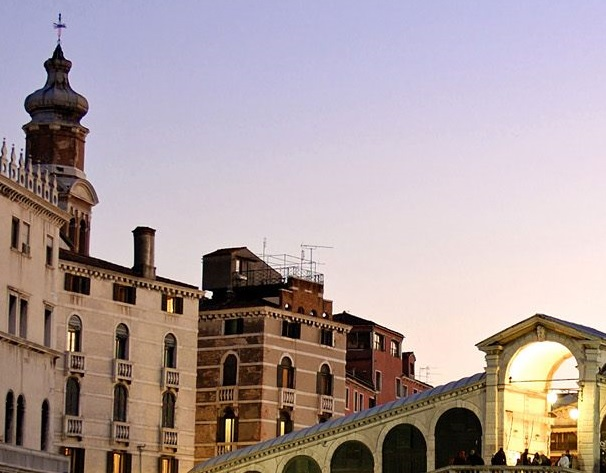
%> input picture MATLAB/venice.jpg, 606 x 473 px
$ octave runSift.m   (GNU Octave 9; MATLAB toolbox functions it lacks are replaced by stand-ins)
%> lines starting %> are read from the running program, lines starting %| are printed output that depends on the picture
### MATLAB/append_images.m
%
%  Developer : Prakriti Chintalapoodi - c.prakriti@gmail.com
%

function appended = append_images(mode, varargin)
    % Function to append images Left-Right or Top-Bottom
    %       mode = 'LR' or 'TB' for left-right or top-bottom concatenation
    % Rows (or cols) at the bottom (or right) of the smaller images are zero padded

    % Create a copy of input images before messing with them
    % (else would be pass by reference)
    images = cell(1,nargin); images = varargin;

    % dim_array corresponds to rows if 'LR' and cols if 'TB'
    dim_array = zeros(1,nargin-1);
    for n = 1:(nargin-1)
        if strcmp(mode,'LR')
            dim_array(n) = size(images{n},1);
        else
            dim_array(n) = size(images{n},2);
        end
    end
    max_dim = max(dim_array);
    appended = [];

    for n = 1:nargin-1
        switch mode
            case 'LR'  % Pad zeros at the bottom of smaller images
                if size(images{n},1) < max_dim
                    images{n}(max_dim,1) = 0;
                end
                appended = [appended   images{n}];
            case 'TB'  % Pad zeros at the right of smaller images
                if size(images{n},2) < max_dim
                    images{n}(1,max_dim) = 0;
                end
                appended = [appended ; images{n}];
        end
    end
end

### MATLAB/runSift.m
%
%  Developer : Prakriti Chintalapoodi - c.prakriti@gmail.com
%

% Code reference: SIFT Matlab tutorial by Gonzalo Vaca-Castano

source = imread('venice.jpg');
%> source is the input picture: size 473x606x3 uint8; mean R, G, B 172.2, 156.7, 157
input = imread('to_be_matched.jpg');
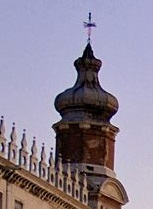
%> input picture MATLAB/to_be_matched.jpg, 153 x 209 px
%> input is the input picture: size 209x153x3 uint8; mean R, G, B 144.5, 135.5, 153.1

% Initial parameter settings
num_octaves = 4;
num_scales = 5;
antialias_sigma = 0.5;
initSigma = sqrt(2);
contrast_threshold = 0.03;
r_curvature = 10;

% Convert images to grayscale if RGB
if (size(source,3))
   source = rgb2gray(source);
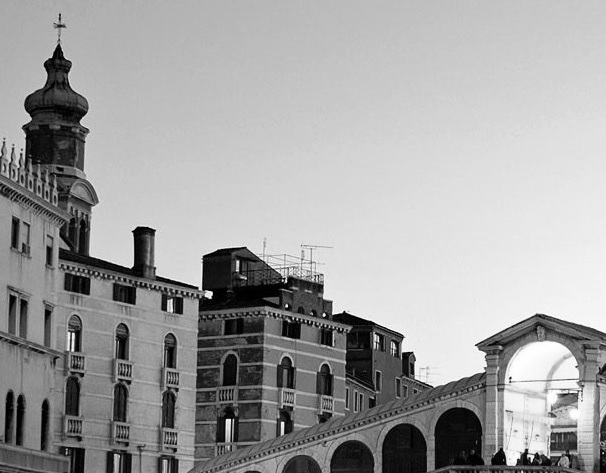
%> source: size 473x606 uint8; min 0, max 255, mean 161.3
end
if (size(input,3))
   input = rgb2gray(input);
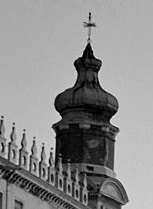
%> input: size 209x153 uint8; min 0, max 234, mean 140.2
end

appended = append_images('LR', input,source);
%> in append_images, `images = varargin`: images = 2 items
%> after the loop in append_images, `for n = 1:(nargin-1)`: dim_array = [209 473]
%> in append_images, `max_dim = max(dim_array);`: max_dim = 473
% figure(1)
% imshow(appended);
clear appended


%%
tic
%=========================================================================%
%                    Scale Space and LoG approximation
%=========================================================================%

% Create a cell array to hold all the octaves and scales of the Scale Space
ScaleSpace = cell(num_octaves,num_scales);
DoG = cell(num_octaves,num_scales-1); % Scales 1, 2, 3, 4, 5 correspond to DoGs of scales 1, 2, 3, 4

% For octave 1, scale 1 image, source --> blur with sigma = 0.5 --> double size
source_antialiased = imfilter(source, fspecial('gaussian',[5 5], antialias_sigma));
ScaleSpace{1,1} =  imresize(source_antialiased, 2, 'bilinear');

for oct = 1:num_octaves
    sigma = initSigma;  % reset sigma for each octave
    for sc = 1:num_scales-1
        sigma = sigma * 2^((sc-1)/2);
        % Apply blur to get next scale in same octave
        ScaleSpace{oct,sc+1} = imfilter(ScaleSpace{oct,sc}, fspecial('gaussian',[5 5], sigma));
        DoG{oct,sc} = ScaleSpace{oct,sc} - ScaleSpace{oct,sc+1};
    end

    % Create the next octave image if not reached the last octave
    % Next octave's first scale = prev octave's first scale downsized by half
    if (oct < num_octaves)
        ScaleSpace{oct+1,1} = imresize(ScaleSpace{oct,1}, 0.5, 'bilinear');
    end
end
%> after the loop, DoG = 16 items; ScaleSpace = 20 items

%%
% Display the Scale Space images
app_SS = cell(num_octaves);
for oct = 1:num_octaves
    app_SS{oct} = append_images('LR',ScaleSpace{oct,1}, ScaleSpace{oct,2}, ScaleSpace{oct,3}, ScaleSpace{oct,4}, ScaleSpace{oct,5});
end
%> after the loop, app_SS = 16 items
appended_SS = append_images('TB', app_SS{1}, app_SS{2}, app_SS{3}, app_SS{4});
%> call 6 of append_images, with mode = 'TB'
%> in append_images (call 6), `images = varargin`: images = 4 items
%> after the loop in append_images (call 6), `for n = 1:(nargin-1)`: dim_array = [6060 3030 1515 760]
%> in append_images (call 6), `max_dim = max(dim_array);`: max_dim = 6060
%> after the loop in append_images (call 6), `for n = 1:nargin-1`:
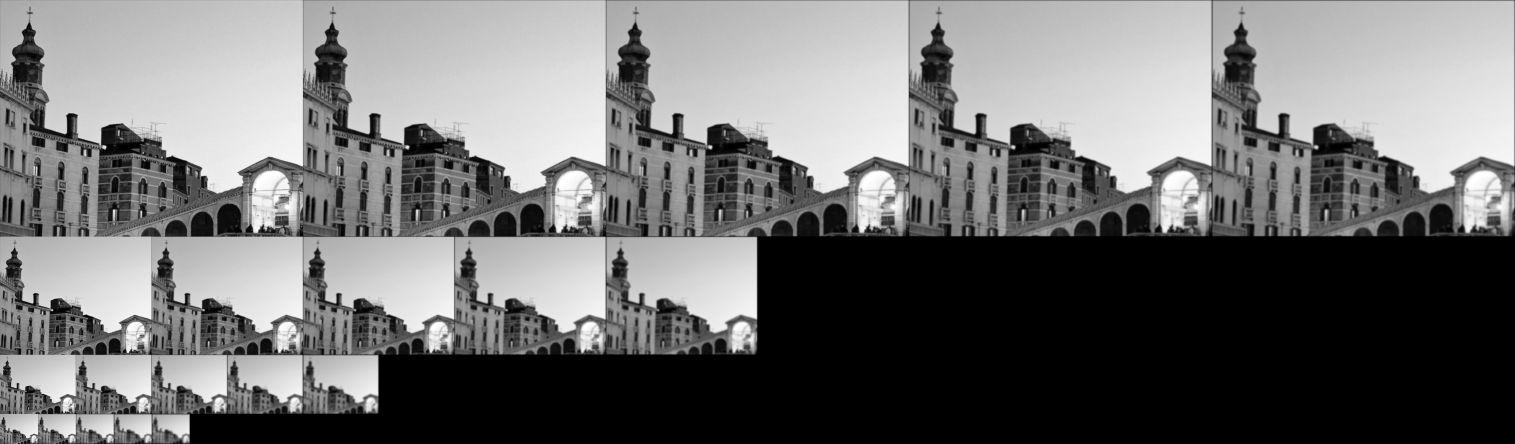
%> appended: size 1775x6060 uint8 (shown at 1/4 size); min 0, max 255, mean 113.8
% figure(2)
% imshow(appended_SS);


% Display the DoG images
app_DoGs = cell(num_octaves);
for oct = 1:num_octaves
    app_DoGs{oct} = append_images('LR',DoG{oct,1}, DoG{oct,2}, DoG{oct,3}, DoG{oct,4});
end
%> after the loop, app_DoGs = 16 items
appended_DoGs = append_images('TB', app_DoGs{1}, app_DoGs{2}, app_DoGs{3}, app_DoGs{4});
%> after the loop in append_images (call 11), `for n = 1:(nargin-1)`: dim_array = [4848 2424 1212 608]
%> in append_images (call 11), `max_dim = max(dim_array);`: max_dim = 4848
%> the loop in append_images (call 11), `for n = 1:nargin-1` made 4 passes
%> pass 1, in append_images (call 11), `appended = [appended ; images{n}];`:
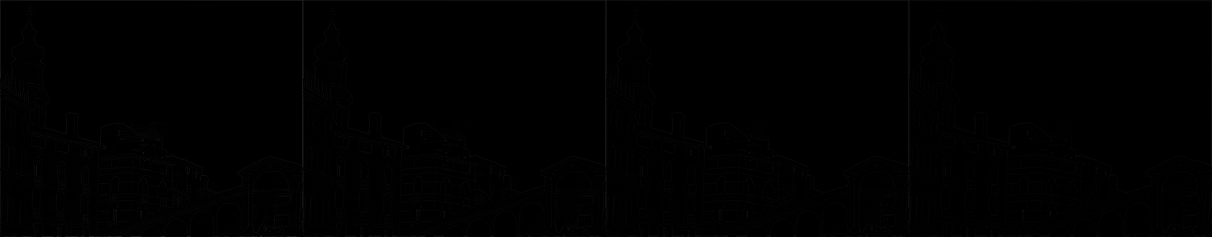
%> appended: size 946x4848 uint8 (shown at 1/4 size); min 0, max 88, mean 0.7
%> pass 3, in append_images (call 11), `appended = [appended ; images{n}];`:
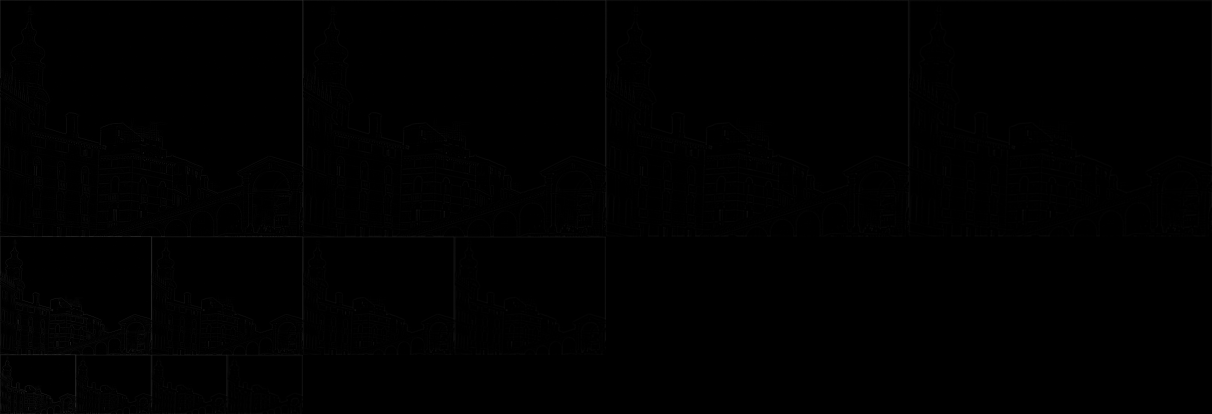
%> appended: size 1656x4848 uint8 (shown at 1/4 size); min 0, max 102, mean 0.6
%> after the loop in append_images (call 11), `for n = 1:nargin-1`:
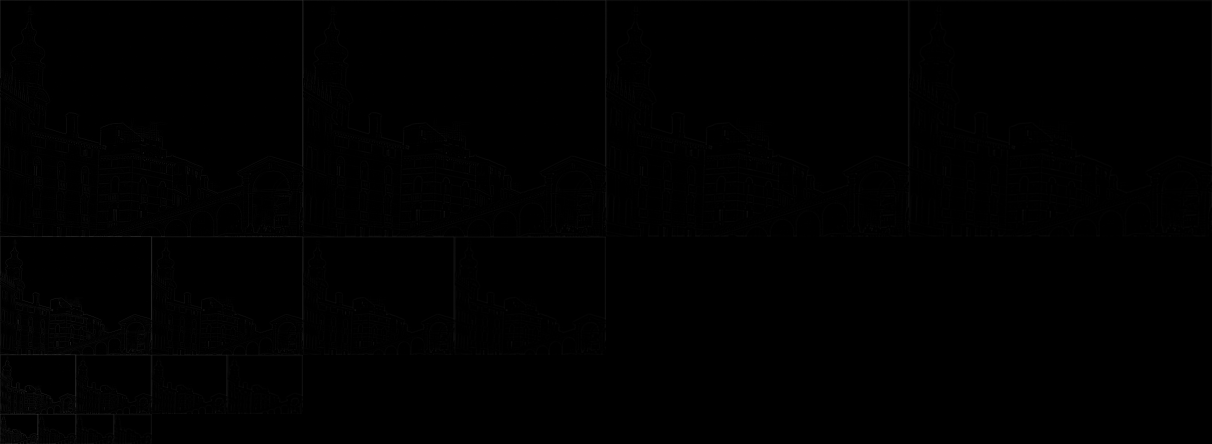
%> appended: size 1775x4848 uint8 (shown at 1/4 size); min 0, max 111, mean 0.6
% figure(3)
% imshow(appended_DoGs);
clear appended_DoGs appended_SS app_DoGs app_SS antialias_sigma initSigma source_antialiased sigma
toc
disp('    Created Scale Space');

%%
tic
%=========================================================================%
%                        Find Keypoints: DoG extrema
%=========================================================================%
%  n scales --> (n-1) DoGs --> (n-1)-2 = (n-3) DoGs with keypoints as 1st and last DoG scales in each octave do not have sufficient neighbors to be checked for extrema
% DoGs of Scales 2, 3, 4 correspond to DoG_Keypts of scales 1, 2
DoG_Keypts = cell(num_octaves,num_scales-3);

for oct = 1:num_octaves
    for sc = 2:num_scales-2
        DoG_Keypts{oct,sc-1} = DoG_extrema(DoG{oct,sc-1}, DoG{oct,sc}, DoG{oct,sc+1});
    end
end
%> after the loop, DoG_Keypts = 8 items

toc
disp('    Found Keypoints = DoG extrema');

%%
tic
%=========================================================================%
%       Filter Keypoints: Remove low contrast and edge keypoints
%=========================================================================%
% DoGs of Scales 2, 3, 4 correspond to DoG_Keypts of scales 1, 2

for oct = 1:num_octaves
    for sc = 1:num_scales-3

        [x,y] = find(DoG_Keypts{oct,sc});  % indices of the Keypoints
        num_keypts = size(find(DoG_Keypts{oct,sc}));  % number of Keypoints
        level = DoG{oct,sc+1};

        for k = 1:num_keypts
            x1 = x(k);
            y1 = y(k);
            % Discard low contrast points
            if (abs(level(x1+1,y1+1)) < contrast_threshold)
               DoG_Keypts{oct,sc}(x1,y1) = 0;
            % Discard extrema on edges
            else
               rx = x1+1;
               ry = y1+1;
               % Get the elements of the 2x2 Hessian Matrix
               fxx = level(rx-1,ry) + level(rx+1,ry) - 2*level(rx,ry);   % double derivate in x direction
               fyy = level(rx,ry-1) + level(rx,ry+1) - 2*level(rx,ry);   % double derivate in y direction
               fxy = level(rx-1,ry-1) + level(rx+1,ry+1) - level(rx-1,ry+1) - level(rx+1,ry-1); % Partial derivate in x and y direction
               % Find Trace and Determinant of this Hessian
               trace = fxx + fyy;
               deter = fxx*fyy - fxy*fxy;
               curvature = trace*trace/deter;
               curv_threshold = ((r_curvature+1)^2)/r_curvature;
               if (deter < 0 || curvature > curv_threshold)   % Reject edge points if curvature condition is not satisfied
                   DoG_Keypts{oct,sc}(x1,y1 )= 0;
               end
            end
        end
    end
end
%> after the loop, curv_threshold = 12.1; curvature = 0; deter = 0; fxx = 0; fxy = 0; fyy = 0; rx = 42; ry = 121; trace = 0

clear level trace deter x1 y1 rx ry fxx fxy fyy curv_threshold curvature contrast_threshold r_curvature
toc
disp('    Eliminated Keypoints with low contrast or on edges');

%%
tic
%=========================================================================%
%                   Assign Orientations to Keypoints
%=========================================================================%
% Allocate memory for the gradient magnitude and orientations
grad_mag = cell(size(ScaleSpace));
%> grad_mag = 20 items
grad_angle = cell(size(ScaleSpace));
%> grad_angle = 20 items

% Assign orientations & magnitude to the Scale Space images (all points, not just keypoints)
for oct = 1:num_octaves
    for sc = 1:num_scales
        level = ScaleSpace{oct, sc};

        A = level(1:end-2,2:end-1);
        B = level(3:end, 2:end-1);
        C = level(2:end-1,1:end-2);
        D = level(3:end, 3:end);
        grad_mag{oct,sc} = sqrt(double(((A-B).^2) + ((C-D).^2)));
        grad_angle{oct,sc} = atan(double((A-B)./(C-D)));
    end
end

toc
disp('    Assigned Orientations');
